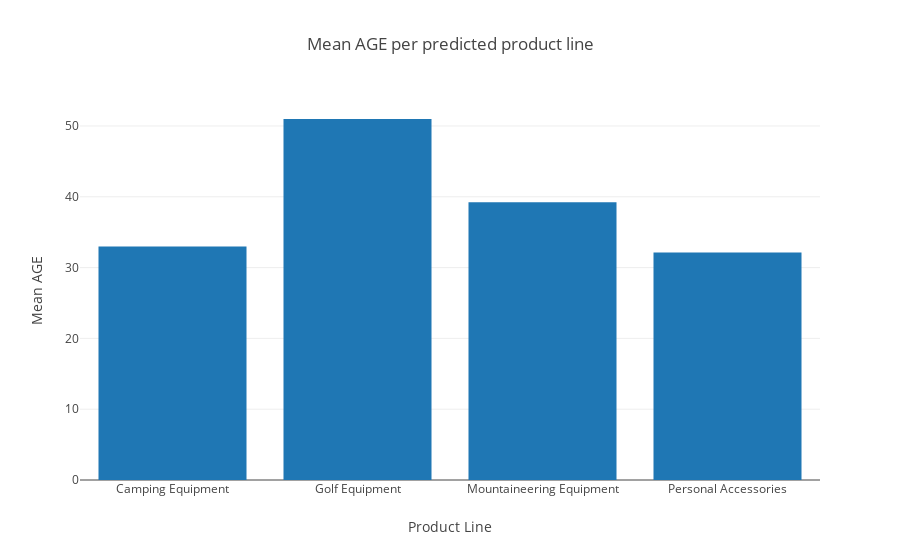

Notebook source saved alongside this figure:
### Markdown cell above
With this data set, you might want to do some analysis of the mean AGE per product line by using a bar chart.

### Code cell
age_data = [go.Bar(y=predictions_pdf.groupby(['predictedLabel']).mean()["AGE"], x=cumulative_stats.index)]

age_layout = go.Layout(
    title='Mean AGE per predicted product line',
    xaxis=dict(title = "Product Line", showline=False),
    yaxis=dict(title = "Mean AGE"))

fig = go.Figure(data=age_data, layout=age_layout)
iplot(fig)

### Figure 1 — Plotly figure (JSON) as saved in the notebook; plotly's stock layout.template omitted (floating-point values rounded to 4 significant figures)
{"data": [{"y": [32.99, 50.99, 39.21, 32.12], "x": ["Camping Equipment", "Golf Equipment", "Mountaineering Equipment", "Personal Accessories"], "type": "bar"}], "layout": {"title": "Mean AGE per predicted product line", "xaxis": {"showline": false, "title": "Product Line"}, "yaxis": {"title": "Mean AGE"}}}
